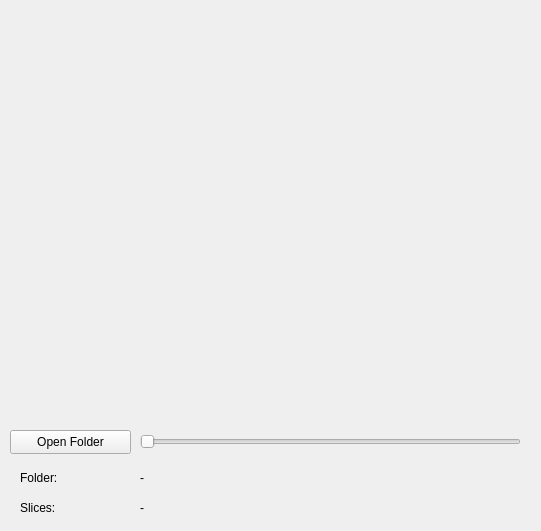
<?xml version="1.0" encoding="UTF-8"?>
<ui version="4.0">
 <class>ReadDICOMSeriesQt</class>
 <widget class="QMainWindow" name="ReadDICOMSeriesQt">
  <property name="geometry">
   <rect>
    <x>0</x>
    <y>0</y>
    <width>541</width>
    <height>531</height>
   </rect>
  </property>
  <property name="windowTitle">
   <string>DICOM Series</string>
  </property>
  <widget class="QWidget" name="centralWidget">
   <widget class="QPushButton" name="buttonOpenFolder">
    <property name="geometry">
     <rect>
      <x>10</x>
      <y>430</y>
      <width>121</width>
      <height>24</height>
     </rect>
    </property>
    <property name="text">
     <string>Open Folder</string>
    </property>
   </widget>
   <widget class="QSlider" name="sliderSlices">
    <property name="geometry">
     <rect>
      <x>140</x>
      <y>430</y>
      <width>381</width>
      <height>23</height>
     </rect>
    </property>
    <property name="orientation">
     <enum>Qt::Horizontal</enum>
    </property>
   </widget>
   <widget class="QLabel" name="labelFolderName">
    <property name="geometry">
     <rect>
      <x>140</x>
      <y>470</y>
      <width>381</width>
      <height>15</height>
     </rect>
    </property>
    <property name="text">
     <string>-</string>
    </property>
   </widget>
   <widget class="QLabel" name="labelSlicesNumber">
    <property name="geometry">
     <rect>
      <x>140</x>
      <y>500</y>
      <width>381</width>
      <height>15</height>
     </rect>
    </property>
    <property name="text">
     <string>-</string>
    </property>
   </widget>
   <widget class="QLabel" name="labelSlicesNumberTitle">
    <property name="geometry">
     <rect>
      <x>20</x>
      <y>500</y>
      <width>59</width>
      <height>15</height>
     </rect>
    </property>
    <property name="text">
     <string>Slices:</string>
    </property>
   </widget>
   <widget class="QLabel" name="labelFolderNameTitle">
    <property name="geometry">
     <rect>
      <x>20</x>
      <y>470</y>
      <width>59</width>
      <height>15</height>
     </rect>
    </property>
    <property name="text">
     <string>Folder:</string>
    </property>
   </widget>
   <widget class="QVTKWidget" name="qvtkWidget" native="true">
    <property name="geometry">
     <rect>
      <x>10</x>
      <y>10</y>
      <width>521</width>
      <height>411</height>
     </rect>
    </property>
   </widget>
  </widget>
 </widget>
 <layoutdefault spacing="6" margin="11"/>
 <customwidgets>
  <customwidget>
   <class>QVTKWidget</class>
   <extends>QWidget</extends>
   <header location="global">QVTKWidget.h</header>
   <container>1</container>
  </customwidget>
 </customwidgets>
 <resources/>
 <connections/>
</ui>
